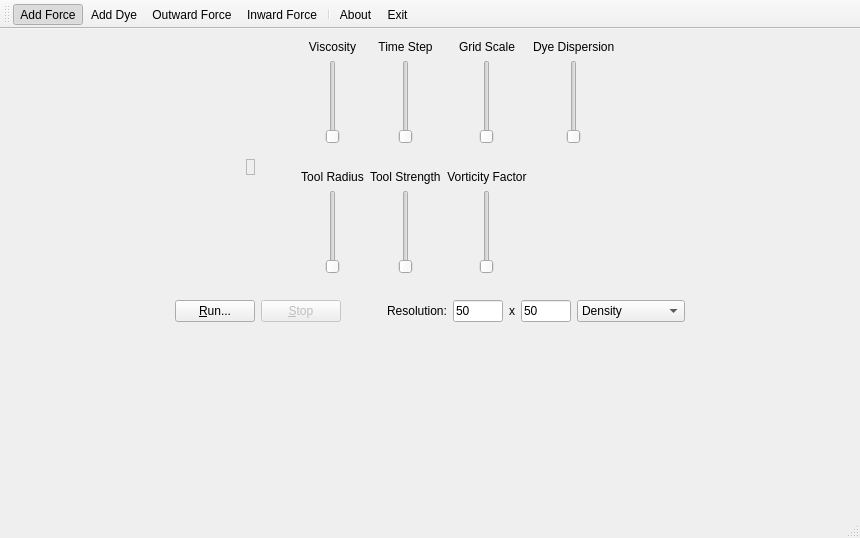
<?xml version="1.0" encoding="UTF-8"?>
<ui version="4.0">
 <class>MainWindow</class>
 <widget class="QMainWindow" name="MainWindow">
  <property name="geometry">
   <rect>
    <x>0</x>
    <y>0</y>
    <width>860</width>
    <height>538</height>
   </rect>
  </property>
  <property name="windowTitle">
   <string>Navier-Stokes's Cow</string>
  </property>
  <property name="windowIcon">
   <iconset>
    <normaloff>:/img/purplecow.png</normaloff>:/img/purplecow.png</iconset>
  </property>
  <widget class="QWidget" name="centralWidget">
   <layout class="QVBoxLayout" name="verticalLayout_2">
    <item>
     <layout class="QHBoxLayout" name="horizontalLayout">
      <item>
       <spacer name="horizontalSpacer_5">
        <property name="orientation">
         <enum>Qt::Horizontal</enum>
        </property>
        <property name="sizeHint" stdset="0">
         <size>
          <width>40</width>
          <height>20</height>
         </size>
        </property>
       </spacer>
      </item>
      <item>
       <widget class="DrawBox" name="drawBox">
        <property name="sizePolicy">
         <sizepolicy hsizetype="Maximum" vsizetype="Maximum">
          <horstretch>0</horstretch>
          <verstretch>0</verstretch>
         </sizepolicy>
        </property>
        <property name="cursor">
         <cursorShape>ArrowCursor</cursorShape>
        </property>
        <property name="mouseTracking">
         <bool>false</bool>
        </property>
        <property name="frameShape">
         <enum>QFrame::StyledPanel</enum>
        </property>
        <property name="frameShadow">
         <enum>QFrame::Sunken</enum>
        </property>
        <property name="text">
         <string/>
        </property>
        <property name="alignment">
         <set>Qt::AlignCenter</set>
        </property>
       </widget>
      </item>
      <item>
       <spacer name="horizontalSpacer_4">
        <property name="orientation">
         <enum>Qt::Horizontal</enum>
        </property>
        <property name="sizeType">
         <enum>QSizePolicy::Fixed</enum>
        </property>
        <property name="sizeHint" stdset="0">
         <size>
          <width>40</width>
          <height>20</height>
         </size>
        </property>
       </spacer>
      </item>
      <item>
       <layout class="QGridLayout" name="gridLayout">
        <property name="rightMargin">
         <number>0</number>
        </property>
        <item row="0" column="0">
         <widget class="QLabel" name="label">
          <property name="text">
           <string>Viscosity</string>
          </property>
          <property name="alignment">
           <set>Qt::AlignCenter</set>
          </property>
         </widget>
        </item>
        <item row="1" column="0">
         <layout class="QHBoxLayout" name="horizontalLayout_3">
          <item>
           <widget class="QSlider" name="nuSlider">
            <property name="styleSheet">
             <string notr="true"/>
            </property>
            <property name="minimum">
             <number>1</number>
            </property>
            <property name="maximum">
             <number>100</number>
            </property>
            <property name="orientation">
             <enum>Qt::Vertical</enum>
            </property>
           </widget>
          </item>
         </layout>
        </item>
        <item row="2" column="0">
         <widget class="QLabel" name="nuValue">
          <property name="text">
           <string/>
          </property>
          <property name="alignment">
           <set>Qt::AlignCenter</set>
          </property>
         </widget>
        </item>
        <item row="3" column="0">
         <widget class="QLabel" name="label_7">
          <property name="text">
           <string>Tool Radius</string>
          </property>
          <property name="alignment">
           <set>Qt::AlignCenter</set>
          </property>
         </widget>
        </item>
        <item row="5" column="0">
         <widget class="QLabel" name="rToolValue">
          <property name="text">
           <string/>
          </property>
          <property name="alignment">
           <set>Qt::AlignCenter</set>
          </property>
         </widget>
        </item>
        <item row="0" column="1">
         <widget class="QLabel" name="label_4">
          <property name="text">
           <string>Time Step</string>
          </property>
          <property name="alignment">
           <set>Qt::AlignCenter</set>
          </property>
         </widget>
        </item>
        <item row="1" column="1">
         <layout class="QHBoxLayout" name="horizontalLayout_4">
          <item>
           <widget class="QSlider" name="dtSlider">
            <property name="minimum">
             <number>1</number>
            </property>
            <property name="maximum">
             <number>1000</number>
            </property>
            <property name="orientation">
             <enum>Qt::Vertical</enum>
            </property>
           </widget>
          </item>
         </layout>
        </item>
        <item row="2" column="1">
         <widget class="QLabel" name="dtValue">
          <property name="text">
           <string/>
          </property>
          <property name="alignment">
           <set>Qt::AlignCenter</set>
          </property>
         </widget>
        </item>
        <item row="3" column="1">
         <widget class="QLabel" name="label_8">
          <property name="text">
           <string>Tool Strength</string>
          </property>
         </widget>
        </item>
        <item row="0" column="2">
         <widget class="QLabel" name="label_5">
          <property name="text">
           <string>Grid Scale</string>
          </property>
          <property name="alignment">
           <set>Qt::AlignCenter</set>
          </property>
         </widget>
        </item>
        <item row="2" column="2">
         <widget class="QLabel" name="dxValue">
          <property name="text">
           <string/>
          </property>
          <property name="alignment">
           <set>Qt::AlignCenter</set>
          </property>
         </widget>
        </item>
        <item row="1" column="2">
         <layout class="QHBoxLayout" name="horizontalLayout_5">
          <item>
           <widget class="QSlider" name="dxSlider">
            <property name="minimum">
             <number>1</number>
            </property>
            <property name="maximum">
             <number>1000</number>
            </property>
            <property name="orientation">
             <enum>Qt::Vertical</enum>
            </property>
           </widget>
          </item>
         </layout>
        </item>
        <item row="4" column="0">
         <layout class="QHBoxLayout" name="horizontalLayout_7">
          <item>
           <widget class="QSlider" name="rToolSlider">
            <property name="minimum">
             <number>1</number>
            </property>
            <property name="maximum">
             <number>10</number>
            </property>
            <property name="orientation">
             <enum>Qt::Vertical</enum>
            </property>
           </widget>
          </item>
         </layout>
        </item>
        <item row="4" column="1">
         <layout class="QHBoxLayout" name="horizontalLayout_8">
          <item>
           <widget class="QSlider" name="magToolSlider">
            <property name="minimum">
             <number>1</number>
            </property>
            <property name="maximum">
             <number>10</number>
            </property>
            <property name="orientation">
             <enum>Qt::Vertical</enum>
            </property>
           </widget>
          </item>
         </layout>
        </item>
        <item row="3" column="2">
         <widget class="QLabel" name="label_6">
          <property name="text">
           <string>Vorticity Factor</string>
          </property>
          <property name="alignment">
           <set>Qt::AlignCenter</set>
          </property>
         </widget>
        </item>
        <item row="4" column="2">
         <layout class="QHBoxLayout" name="horizontalLayout_6">
          <item>
           <widget class="QSlider" name="eSlider">
            <property name="maximum">
             <number>100</number>
            </property>
            <property name="orientation">
             <enum>Qt::Vertical</enum>
            </property>
           </widget>
          </item>
         </layout>
        </item>
        <item row="5" column="2">
         <widget class="QLabel" name="eValue">
          <property name="text">
           <string/>
          </property>
          <property name="alignment">
           <set>Qt::AlignCenter</set>
          </property>
         </widget>
        </item>
        <item row="0" column="3">
         <widget class="QLabel" name="label_9">
          <property name="text">
           <string>Dye Dispersion</string>
          </property>
         </widget>
        </item>
        <item row="1" column="3">
         <layout class="QHBoxLayout" name="horizontalLayout_9">
          <item>
           <widget class="QSlider" name="dcSlider">
            <property name="minimum">
             <number>1</number>
            </property>
            <property name="maximum">
             <number>100</number>
            </property>
            <property name="orientation">
             <enum>Qt::Vertical</enum>
            </property>
           </widget>
          </item>
         </layout>
        </item>
        <item row="5" column="1">
         <widget class="QLabel" name="magToolValue">
          <property name="text">
           <string/>
          </property>
          <property name="alignment">
           <set>Qt::AlignCenter</set>
          </property>
         </widget>
        </item>
        <item row="2" column="3">
         <widget class="QLabel" name="dcValue">
          <property name="text">
           <string/>
          </property>
          <property name="alignment">
           <set>Qt::AlignCenter</set>
          </property>
         </widget>
        </item>
       </layout>
      </item>
      <item>
       <spacer name="horizontalSpacer">
        <property name="orientation">
         <enum>Qt::Horizontal</enum>
        </property>
        <property name="sizeHint" stdset="0">
         <size>
          <width>40</width>
          <height>20</height>
         </size>
        </property>
       </spacer>
      </item>
     </layout>
    </item>
    <item>
     <layout class="QHBoxLayout" name="horizontalLayout_2">
      <item>
       <spacer name="horizontalSpacer_6">
        <property name="orientation">
         <enum>Qt::Horizontal</enum>
        </property>
        <property name="sizeHint" stdset="0">
         <size>
          <width>40</width>
          <height>20</height>
         </size>
        </property>
       </spacer>
      </item>
      <item>
       <widget class="QPushButton" name="runButton">
        <property name="text">
         <string>&amp;Run...</string>
        </property>
       </widget>
      </item>
      <item>
       <widget class="QPushButton" name="stopButton">
        <property name="enabled">
         <bool>false</bool>
        </property>
        <property name="text">
         <string>&amp;Stop</string>
        </property>
       </widget>
      </item>
      <item>
       <spacer name="horizontalSpacer_3">
        <property name="orientation">
         <enum>Qt::Horizontal</enum>
        </property>
        <property name="sizeType">
         <enum>QSizePolicy::Fixed</enum>
        </property>
        <property name="sizeHint" stdset="0">
         <size>
          <width>40</width>
          <height>20</height>
         </size>
        </property>
       </spacer>
      </item>
      <item>
       <widget class="QLabel" name="label_3">
        <property name="text">
         <string>Resolution:</string>
        </property>
       </widget>
      </item>
      <item>
       <widget class="QLineEdit" name="xdimValue">
        <property name="maximumSize">
         <size>
          <width>50</width>
          <height>16777215</height>
         </size>
        </property>
        <property name="layoutDirection">
         <enum>Qt::RightToLeft</enum>
        </property>
        <property name="text">
         <string>50</string>
        </property>
       </widget>
      </item>
      <item>
       <widget class="QLabel" name="label_2">
        <property name="text">
         <string>x</string>
        </property>
       </widget>
      </item>
      <item>
       <widget class="QLineEdit" name="ydimValue">
        <property name="maximumSize">
         <size>
          <width>50</width>
          <height>16777215</height>
         </size>
        </property>
        <property name="layoutDirection">
         <enum>Qt::RightToLeft</enum>
        </property>
        <property name="text">
         <string>50</string>
        </property>
       </widget>
      </item>
      <item>
       <widget class="QComboBox" name="outputBox">
        <item>
         <property name="text">
          <string>Density</string>
         </property>
        </item>
        <item>
         <property name="text">
          <string>Velocity Field</string>
         </property>
        </item>
        <item>
         <property name="text">
          <string>Pressure Field</string>
         </property>
        </item>
        <item>
         <property name="text">
          <string>Vorticity</string>
         </property>
        </item>
       </widget>
      </item>
      <item>
       <spacer name="horizontalSpacer_2">
        <property name="orientation">
         <enum>Qt::Horizontal</enum>
        </property>
        <property name="sizeHint" stdset="0">
         <size>
          <width>40</width>
          <height>20</height>
         </size>
        </property>
       </spacer>
      </item>
     </layout>
    </item>
    <item>
     <spacer name="verticalSpacer">
      <property name="orientation">
       <enum>Qt::Vertical</enum>
      </property>
      <property name="sizeType">
       <enum>QSizePolicy::MinimumExpanding</enum>
      </property>
      <property name="sizeHint" stdset="0">
       <size>
        <width>20</width>
        <height>1</height>
       </size>
      </property>
     </spacer>
    </item>
   </layout>
  </widget>
  <widget class="QStatusBar" name="statusBar"/>
  <widget class="QToolBar" name="toolBar">
   <property name="windowTitle">
    <string>toolBar</string>
   </property>
   <attribute name="toolBarArea">
    <enum>TopToolBarArea</enum>
   </attribute>
   <attribute name="toolBarBreak">
    <bool>false</bool>
   </attribute>
   <addaction name="actionAdd_Force"/>
   <addaction name="actionAdd_Dye"/>
   <addaction name="actionOutward_Force"/>
   <addaction name="actionInward_Force"/>
   <addaction name="separator"/>
   <addaction name="actionAbout"/>
   <addaction name="actionExit"/>
  </widget>
  <action name="actionAdd_Force">
   <property name="checkable">
    <bool>true</bool>
   </property>
   <property name="checked">
    <bool>true</bool>
   </property>
   <property name="icon">
    <iconset>
     <normaloff>:/img/Logo_physics.png</normaloff>:/img/Logo_physics.png</iconset>
   </property>
   <property name="text">
    <string>Add Force</string>
   </property>
   <property name="toolTip">
    <string>Add Force</string>
   </property>
   <property name="shortcut">
    <string>F</string>
   </property>
  </action>
  <action name="actionAdd_Dye">
   <property name="checkable">
    <bool>true</bool>
   </property>
   <property name="icon">
    <iconset>
     <normaloff>:/img/Beakerblue.png</normaloff>:/img/Beakerblue.png</iconset>
   </property>
   <property name="text">
    <string>Add Dye</string>
   </property>
   <property name="shortcut">
    <string>D</string>
   </property>
  </action>
  <action name="actionOutward_Force">
   <property name="checkable">
    <bool>true</bool>
   </property>
   <property name="icon">
    <iconset>
     <normaloff>:/img/Arrow_out.png</normaloff>:/img/Arrow_out.png</iconset>
   </property>
   <property name="text">
    <string>Outward Force</string>
   </property>
   <property name="toolTip">
    <string>Outward Force</string>
   </property>
   <property name="shortcut">
    <string>O</string>
   </property>
  </action>
  <action name="actionInward_Force">
   <property name="checkable">
    <bool>true</bool>
   </property>
   <property name="icon">
    <iconset>
     <normaloff>:/img/Arrow_in.png</normaloff>:/img/Arrow_in.png</iconset>
   </property>
   <property name="text">
    <string>Inward Force</string>
   </property>
   <property name="shortcut">
    <string>I</string>
   </property>
  </action>
  <action name="actionAbout">
   <property name="icon">
    <iconset>
     <normaloff>:/img/purplecow.png</normaloff>:/img/purplecow.png</iconset>
   </property>
   <property name="text">
    <string>&amp;About</string>
   </property>
   <property name="shortcut">
    <string>A</string>
   </property>
  </action>
  <action name="actionExit">
   <property name="icon">
    <iconset>
     <normaloff>:/img/Gnome-application-exit.png</normaloff>:/img/Gnome-application-exit.png</iconset>
   </property>
   <property name="text">
    <string>&amp;Exit</string>
   </property>
   <property name="shortcut">
    <string>Ctrl+Q</string>
   </property>
  </action>
 </widget>
 <layoutdefault spacing="6" margin="11"/>
 <customwidgets>
  <customwidget>
   <class>DrawBox</class>
   <extends>QLabel</extends>
   <header>drawbox.h</header>
   <slots>
    <signal>setNuValue()</signal>
   </slots>
  </customwidget>
 </customwidgets>
 <resources/>
 <connections>
  <connection>
   <sender>runButton</sender>
   <signal>clicked()</signal>
   <receiver>MainWindow</receiver>
   <slot>run()</slot>
   <hints>
    <hint type="sourcelabel">
     <x>202</x>
     <y>387</y>
    </hint>
    <hint type="destinationlabel">
     <x>299</x>
     <y>199</y>
    </hint>
   </hints>
  </connection>
  <connection>
   <sender>actionExit</sender>
   <signal>triggered()</signal>
   <receiver>MainWindow</receiver>
   <slot>close()</slot>
   <hints>
    <hint type="sourcelabel">
     <x>-1</x>
     <y>-1</y>
    </hint>
    <hint type="destinationlabel">
     <x>429</x>
     <y>268</y>
    </hint>
   </hints>
  </connection>
 </connections>
 <slots>
  <slot>updatePixmap(QImage)</slot>
  <slot>run()</slot>
  <slot>resetUi()</slot>
 </slots>
</ui>
